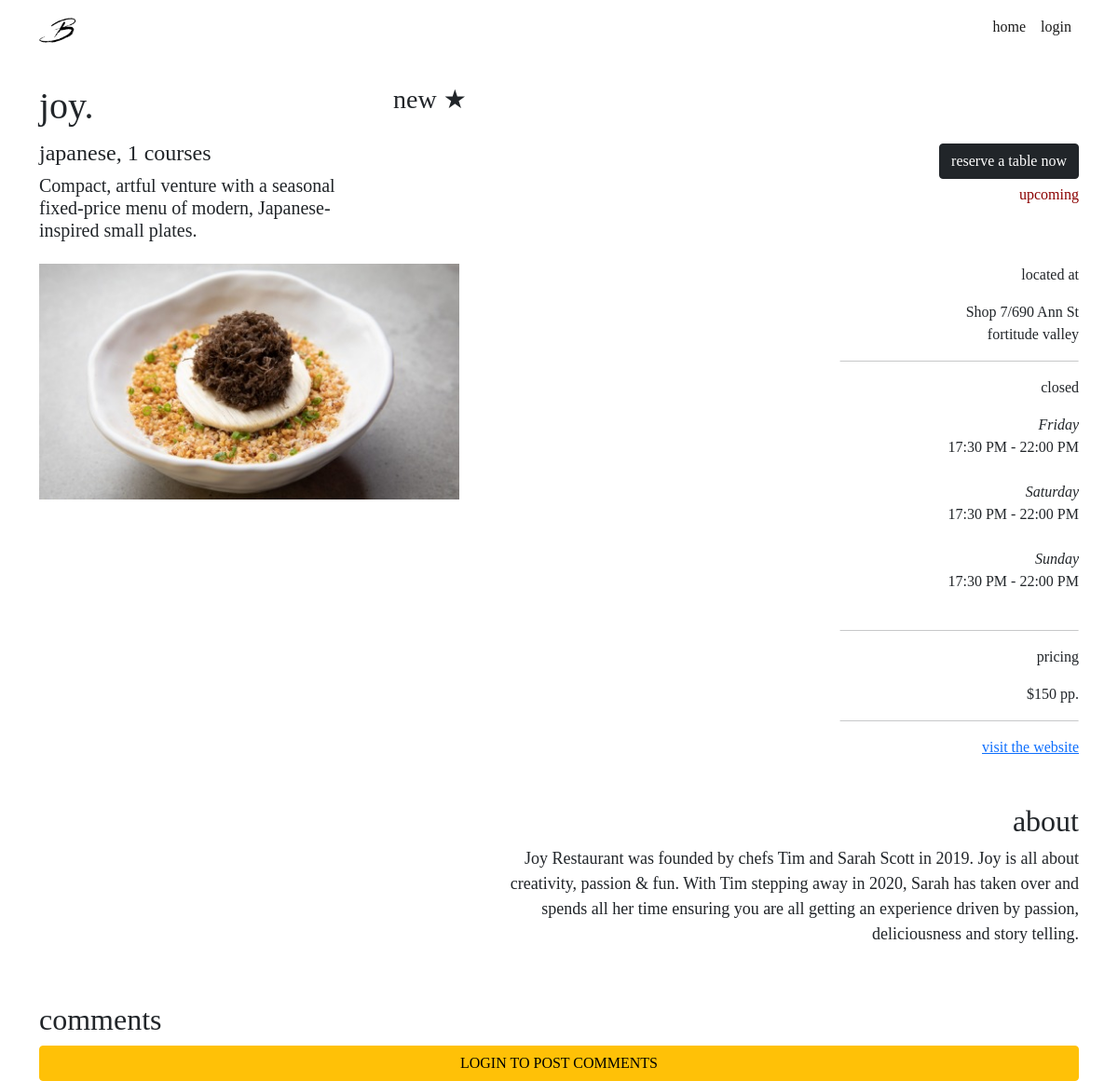
Page /restaurants/2 on the committed database.
### website/models.py (models this page shows, shortened)
class Restaurant(db.Model):
    __tablename__ = 'restaurants'
    __table_args__ = {'extend_existing': True}
    restaurant_id = db.Column(db.Integer, primary_key=True)
    name = db.Column(db.String(100), nullable=False)
    street = db.Column(db.String(150), nullable=False)
    suburb = db.Column(db.String(50), nullable=False)
    max_reservations = db.Column(db.Integer)
    caption = db.Column(db.String(200), nullable=False)
    description = db.Column(db.String(400), nullable=False)
    price = db.Column(db.Integer)
    cuisine_type = db.Column(db.String(30), nullable=False)
    num_courses = db.Column(db.Integer, nullable=False)
    website = db.Column(db.String(400))
    image = db.Column(db.String(400), nullable=False)
    comments = db.relationship('Comment', backref='restaurant', cascade="all, delete-orphan")
    statuses = db.relationship('RestaurantStatus', backref='restaurant', cascade="all, delete-orphan" )
    opening_hours = db.relationship('RestaurantOpeningHours', backref='restaurant', cascade="all, delete-orphan")
    reservations = db.relationship('Reservation', backref='restaurant', cascade="all, delete-orphan")
    user_id = db.Column(db.Integer, db.ForeignKey('users.id'))

class RestaurantStatus(db.Model):
    __tablename__ = 'restaurantstatuses'
    __table_args__ = {'extend_existing': True}
    restaurant_status_id = db.Column(db.Integer, primary_key=True)
    status = db.Column(db.String(100), nullable=False)
    at_time = db.Column(db.DateTime, default=datetime.now())
    restaurant_id = db.Column(db.Integer, db.ForeignKey('restaurants.restaurant_id'))

class RestaurantOpeningHours(db.Model):
    __tablename__ = 'restaurantopeninghours'
    __table_args__ = {'extend_existing': True}
    restaurant_opening_hours_id = db.Column(db.Integer, primary_key=True)
    day_of_the_week = db.Column(db.String, nullable=False)
    start_time = db.Column(db.Time, nullable=False)
    end_time = db.Column(db.Time, nullable=False)
    restaurant_id = db.Column(db.Integer, db.ForeignKey('restaurants.restaurant_id'))

### website/views.py (the view)
@restaurant_bp.route('/<id>')
def restaurant(id):
    comment_form = CommentForm()
    reservation_form = ReservationForm()
    restaurant = Restaurant.query.filter_by(restaurant_id = id).first()
    space = restaurant_space(restaurant, date.today())
    return render_template("restaurant.html", restaurant=restaurant, comment_form=comment_form, reservation_form=reservation_form, space=space, open_today = check_open_today(restaurant, date.today()))

### website/views.py (called while the page is built)
def restaurant_space(restaurant, space_on_date):
    current_booking_quantity = 0
    for reservation in restaurant.reservations:
        if (reservation.reservation_time.date() == space_on_date):
            current_booking_quantity += reservation.quantity
    return restaurant.max_reservations - current_booking_quantity

def check_open_today(restaurant, time_to_check):
    for day_tuple in restaurant.opening_hours:
        if (day_tuple.day_of_the_week.lower() == time_to_check.strftime("%A").lower()):
            return True
    return False

### website/templates/restaurant.html (shortened to what this page needs)
{% extends 'base.html' %}
{% block content %}
<div class="container">
    <div class="row mt-4 mb-1">
        <div class="col-lg-4 col-sm-4">
            <h1>{{ restaurant.name }}</h1>
        </div>
        <div class="col-lg-8 col-sm-8 rating">
            {% set average = [] %}
            <h3> {% if average|count > 0 %}
                {{ average | sum / average | count}}
                {% else %}
                new
                {% endif %}&#9733;</h3>
        </div>
    </div>
    <div class="row">
        <div class="col-lg-4 col-sm-6">
            <h4>{% if restaurant.cuisine_type == "None" %}
                variety{% else %}{{restaurant.cuisine_type}}{%endif%}, {{restaurant.num_courses}} courses</h4>
            <h5>{{ restaurant.caption }}</h5>
        </div>
        <div class="col-lg-8 col-sm-6 btn-align mt-1">
            {% import 'reservation.html' as reservation %}
            {{reservation.reservation_creation(restaurant, reservation_form)}}
            <p class="seat-alert">
                {% if (restaurant.statuses[-1].status == "upcoming") and open_today %}
                {{ space }} tables left
                {% else %}
                {% if restaurant.statuses[-1].status == "booked" %}
                booked out
                {% else %}
                {{ restaurant.statuses[-1].status }}
                {% endif %}
                {% endif %}
            </p>
        </div>
    </div>
    <div class="row mt-3 mb-3">
        <div class="col-lg-5 col-sm-6">
            <img src="{{ restaurant.image }}" class="img-fluid">
        </div>
        <div class="col-lg-7 col-sm-6 info-align mt-3 mt-xl-0">
            <p class="info-heading">
                located at
            </p>
            <p>
                {{ restaurant.street }}<br> {{ restaurant.suburb }}
            </p>
            <hr class="info-line">
            <p class="info-heading">
                {% if open_today and
                (restaurant.statuses[-1].status == "upcoming" or restaurant.statuses[-1].status == "booked") %}
                open
                {% else %}
                closed
                {% endif %}
            </p>
            <p>
                {% for open_time in restaurant.opening_hours%}
                <i>{{ open_time.day_of_the_week }}</i>
                <br>{{open_time.start_time.strftime("%H:%M %p")}} - {{open_time.end_time.strftime("%H:%M %p")}}
                <br><br>
                {% endfor %}
            </p>
            <hr class="info-line">
            <p class="info-heading">
                pricing
            </p>
            <p>
                ${{ restaurant.price }} pp.
            </p>
            <hr class="info-line">
            <a href="{{ restaurant.website}}">visit the website</a>
            <br><br><br>
            <h2 align="right">about</h2>
            <p class="about">
                {{ restaurant.description }}<br><br>
            </p>
        </div>
    </div>
</div>
<div class="container">
    <div class="row mt-1">
        <div class="col-lg-2">
            <h2>comments</h2>
        </div>
    </div>
    {% if current_user.is_authenticated %}
    <form method="post" action="{{url_for('restaurants.restaurant', id=restaurant.restaurant_id)}}/comment">
        {{ comment_form.csrf_token }}
        <div class="row mt-3 mb-2">
            <div class="col-10">
                {{comment_form.text.label (class="form-label") }}
                {{comment_form.text (class="form-control")}}
            </div>
        </div>
        <div class="col-6 col-sm-3">
            {{comment_form.user_rating.label (class="form-label") }}
            {{comment_form.user_rating (class="form-control")}}
        </div>
        <div class="col-6 col-sm-3">
            {{ comment_form.submit (class="btn btn-outline-dark my-2") }}
        </div>
    </form>
    {% else %}
    <div class="d-grid gap-2">
        <a class="btn btn-warning bg-warning" type="button" href="{{ url_for('auth.login') }}">LOGIN TO POST
            COMMENTS</a>
    </div>
    {% endif %}
</div>
{% endblock %}

### website/static/css/stylesheet.css (style rules this page uses)
body { font-family: Didot, Palatino, Perpetua, serif; }
.btn-align { text-align: right }
.info-align { text-align: right; }
.info-line { width: 40%; transform: translateX(150%); }
p.info-heading { font-weight: 500; }
p.about { text-align: right; margin-left: auto; font-size: 18px; }
p.seat-alert { color: darkred; margin-top: 5px; }
.rating { text-align: left; }

### rows in the picture
Restaurant: name "joy.", cuisine_type "japanese", num_courses "1", caption "Compact, artful venture with a seasonal fixed-price menu of modern, Japanese-inspired small plates.", image (picture), street "Shop 7/690 Ann St", suburb "fortitude valley", price "150", description "Joy Restaurant was founded by chefs Tim and Sarah Scott in 2019. Joy is all about creativity, passion & fun. With Tim stepping away in 2020, Sarah has taken over and spends all her time ensuring you are all getting an experience driven by passion, deliciousness and story telling."
RestaurantStatus: status "upcoming"
RestaurantOpeningHours: day_of_the_week "Friday", start_time "17:30 PM", end_time "22:00 PM"
RestaurantOpeningHours: day_of_the_week "Saturday", start_time "17:30 PM", end_time "22:00 PM"
RestaurantOpeningHours: day_of_the_week "Sunday", start_time "17:30 PM", end_time "22:00 PM"
